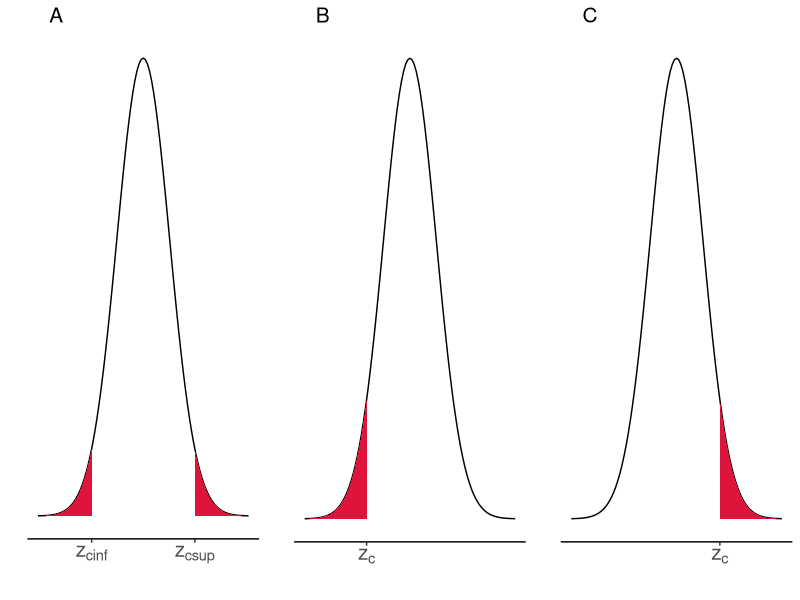

The R source for this figure:
## ---- chunk 1
knitr::opts_chunk$set(message = FALSE, echo = FALSE, warning = FALSE)
library(tidyverse)
library(gridExtra)
# tam <- 4 # Usar qdo for gerar a figura para o Moodle
tam = 15 # Usar qdo for gerar a figura do pdf
## ---- chunk 2
pgeral <- ggplot(data.frame(x = c(-4,4)), aes(x = x)) +
  stat_function(fun = dnorm) +
  theme_classic()

alpha <- 0.05
zbilateral <- c(qnorm(c(alpha/2)), -qnorm(c(alpha/2)))
zuniesq <- qnorm(alpha)
zunidir <- -qnorm(alpha)
zbilimits <- parse(text= paste("z[", c("cinf","csup"), "]", sep="") )

p1 <- pgeral +
  geom_area(stat = "function", fun = dnorm, fill = "#de143c", 
            xlim = c(-4, zbilateral[1])) +
  geom_area(stat = "function", fun = dnorm, fill = "#de143c", 
            xlim = c(zbilateral[2], 4)) +
  labs(x = "", y = "") +
  scale_y_continuous(breaks = NULL) +
  scale_x_continuous(breaks = zbilateral, labels = zbilimits) +
  theme(axis.text.x = element_text(size = tam),
        axis.title.x = element_text(size = tam),
        plot.title = element_text(hjust = 0.1, size = tam)) +
  ggtitle('A')

p2 <- pgeral +
  geom_area(stat = "function", fun = dnorm, fill = "#de143c", 
            xlim = c(-4, zuniesq)) +
  labs(x = "", y = "") +
  scale_y_continuous(breaks = NULL) +
  scale_x_continuous(breaks = zuniesq, labels = expression("z"['c'])) +
  theme(axis.text.x = element_text(size = tam),
        axis.title.x = element_text(size = tam),
        plot.title = element_text(hjust = 0.1, size = tam)) +
  ggtitle('B')
  
p3 <- pgeral +
  geom_area(stat = "function", fun = dnorm, fill = "#de143c", 
            xlim = c(zunidir,4)) +
  labs(x = "", y = "") +
  scale_y_continuous(breaks = NULL) +
  scale_x_continuous(breaks = zunidir, labels = expression("z"['c'])) +
  theme(axis.text.x = element_text(size = tam),
        axis.title.x = element_text(size = tam),
        plot.title = element_text(hjust = 0.1, size = tam)) +
  ggtitle('C')

pn <- grid.arrange(p1,p2,p3, nrow = 1)
## ---- chunk 3
#ggsave(filename = "fig/Area_rejeicao.png", pn, width = 3*0.9, height = 0.9)
